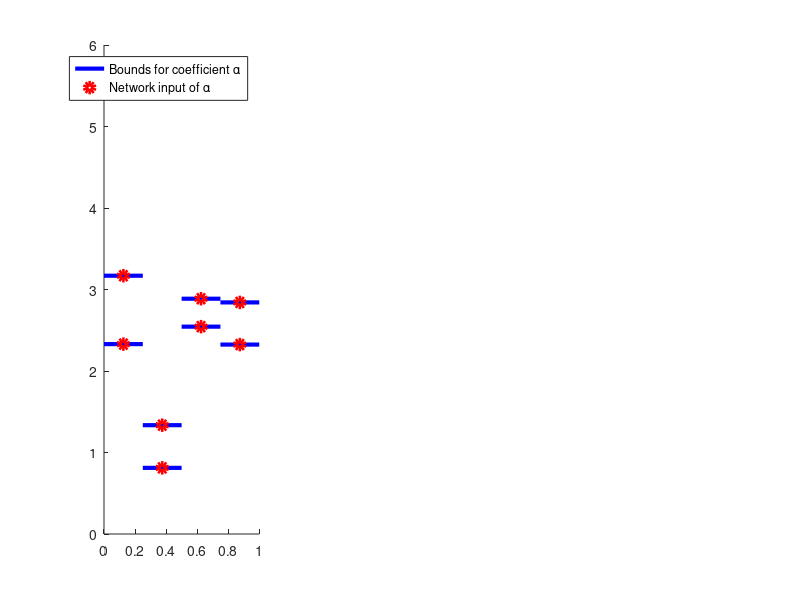

The MATLAB script that drew this image: (Note: this script raises an error after producing the figure.)
%% More plotting for conference

arang = [1,3];
brang = [1,3];
frang = [3,10];

maxdelta1 = 0.3;
maxdelta2 = 0.3;
maxdelta3 = 0.3;

a_mean = rand(4,1).*(arang(2)-arang(1)) + arang(1);
b_mean = rand(4,1).*(brang(2)-brang(1)) + brang(1);
f_mean = rand(4,1).*(frang(2)-frang(1)) + frang(1);

delta1 = rand(4,1).*a_mean*0.3;
delta2 = rand(4,1).*b_mean*0.3;
delta3 = rand(4,1).*f_mean*0.3;

a = [a_mean-delta1, a_mean+delta1];
b = [b_mean-delta2, b_mean+delta2];
f = [f_mean-delta3, f_mean+delta3];



x1 = [0,0.25];
x2 = [0.25,0.5];
x3 = [0.5,0.75];
x4 = [0.75, 1.0];
ne = [0.125,0.375,0.625,0.875];

x = [x1;x2;x3;x4];

subplot(1,3,1)
for k=1:4
    hold on
    h(1) = plot(x(k,:),[a(k,1),a(k,1)],'b','LineWidth',3);
    plot(x(k,:),[a(k,2),a(k,2)],'b','LineWidth',3);
end
h(2) = plot(ne,a(:,1),'ro','LineWidth',4);
plot(ne,a(:,2),'ro','LineWidth',4);
ylim([0,6])
lgd = legend(h([1,2]),{'Bounds for coefficient \alpha','Network input of \alpha'});
lgd.FontSize = 30;
set(gca,'FontSize',24);

subplot(1,3,2)
for k=1:4
    hold on
    h(1) = plot(x(k,:),[b(k,1),b(k,1)],'b','LineWidth',3);
    plot(x(k,:),[b(k,2),b(k,2)],'b','LineWidth',3);
end
h(2) = plot(ne,b(:,1),'ro','LineWidth',4);
plot(ne,b(:,2),'ro','LineWidth',4);
ylim([0,6])
lgd = legend(h([1,2]),{'Bounds for coefficient \beta','Network input of \beta'});
lgd.FontSize = 30;
set(gca,'FontSize',24);

subplot(1,3,3)
for k=1:4
    hold on
    h(1) = plot(x(k,:),[f(k,1),f(k,1)],'b','LineWidth',3);
    plot(x(k,:),[f(k,2),f(k,2)],'b','LineWidth',3);
end
h(2) = plot(ne,f(:,1),'ro','LineWidth',4);
plot(ne,f(:,2),'ro','LineWidth',4);
ylim([0,16]);
lgd = legend(h([1,2]),{'Bounds for coefficient f','Network input of f'});
lgd.FontSize = 30;
set(gca,'FontSize',24);


xx = linspace(0,1,5);
sol_intervals = 8;
func_amount = 30;
bdcond = [0,0];
[u_cells, du_cells] = SetPieceConst2(a,b,f,xx,sol_intervals,func_amount,bdcond);
figure()

%% Turning the examples into spline functions for integration.
%% Here using 100 piece fit which is very accurate. Input is 101 so that we have 100 pieces.
[u_splines, du_splines] = splinecells(u_cells,du_cells,101);
breaks = u_splines{1}.breaks;

%% Brute force calculation of the maximum energy distance in the solution cloud

am = transpose(mean(a,2));
bm = transpose(mean(b,2));
a_mean_extended = transpose(repelem(am,25));
b_mean_extended = transpose(repelem(bm,25));
[I,I_mat] = MaxEnergySpline2(breaks,u_splines,du_splines,a_mean_extended,b_mean_extended);

%% Setting the values of the max and min coefficient functions at the looking points

PlotSet(u_cells,linspace(0,1),'no');
%annotation('textbox', [0.75, 0.1, 0.1, 0.1], 'String', "Diam(S(D)) \approx " + I)
look = ne;
value = FindValsConst(a,b,f,xx,ne);
val = [value(1,:),value(2,:),value(3,:),value(4,:),value(5,:),value(6,:)];
[sprintf('%1.1f,', val(1:end-1)), sprintf('%1.1f', val(end))]

